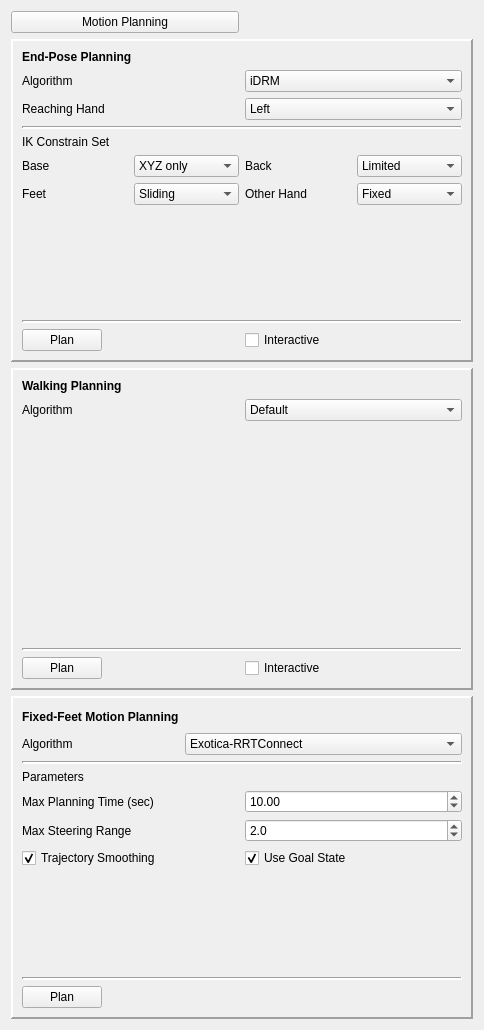
<?xml version="1.0" encoding="UTF-8"?>
<ui version="4.0">
 <class>moveFootDownButton</class>
 <widget class="QWidget" name="moveFootDownButton">
  <property name="geometry">
   <rect>
    <x>0</x>
    <y>0</y>
    <width>484</width>
    <height>1030</height>
   </rect>
  </property>
  <property name="windowTitle">
   <string>Motion Planning Panel</string>
  </property>
  <layout class="QGridLayout" name="gridLayout_7">
   <item row="4" column="0" colspan="2">
    <widget class="QFrame" name="fixFeetPlanningPanel">
     <property name="frameShape">
      <enum>QFrame::Panel</enum>
     </property>
     <property name="frameShadow">
      <enum>QFrame::Raised</enum>
     </property>
     <property name="lineWidth">
      <number>2</number>
     </property>
     <layout class="QGridLayout" name="gridLayout_5">
      <item row="0" column="0">
       <layout class="QGridLayout" name="gridLayout_3">
        <item row="1" column="0">
         <widget class="QLabel" name="label_4">
          <property name="text">
           <string>Algorithm</string>
          </property>
         </widget>
        </item>
        <item row="1" column="1">
         <widget class="QComboBox" name="mpCombo">
          <property name="currentIndex">
           <number>0</number>
          </property>
          <item>
           <property name="text">
            <string>Exotica-RRTConnect</string>
           </property>
          </item>
          <item>
           <property name="text">
            <string>Exotica-RRT</string>
           </property>
          </item>
          <item>
           <property name="text">
            <string>Exotica-pRRT</string>
           </property>
          </item>
          <item>
           <property name="text">
            <string>Exotica-LazyRRT</string>
           </property>
          </item>
          <item>
           <property name="text">
            <string>Exotica-LBTRRT</string>
           </property>
          </item>
          <item>
           <property name="text">
            <string>Exotica-RRT*</string>
           </property>
          </item>
          <item>
           <property name="text">
            <string>Exotica-KPIECE</string>
           </property>
          </item>
          <item>
           <property name="text">
            <string>Exotica-BKPIECE</string>
           </property>
          </item>
          <item>
           <property name="text">
            <string>Exotica-LBKPIECE</string>
           </property>
          </item>
          <item>
           <property name="text">
            <string>Exotica-PRM</string>
           </property>
          </item>
          <item>
           <property name="text">
            <string>Exotica-LazyPRM</string>
           </property>
          </item>
          <item>
           <property name="text">
            <string>Exotica-PRM*</string>
           </property>
          </item>
          <item>
           <property name="text">
            <string>Exotica-EST</string>
           </property>
          </item>
          <item>
           <property name="text">
            <string>Exotica-SBL</string>
           </property>
          </item>
          <item>
           <property name="text">
            <string>Exotica-PDST</string>
           </property>
          </item>
         </widget>
        </item>
        <item row="0" column="1">
         <spacer name="horizontalSpacer_6">
          <property name="orientation">
           <enum>Qt::Horizontal</enum>
          </property>
          <property name="sizeHint" stdset="0">
           <size>
            <width>40</width>
            <height>20</height>
           </size>
          </property>
         </spacer>
        </item>
        <item row="0" column="0">
         <widget class="QLabel" name="label_7">
          <property name="text">
           <string>&lt;html&gt;&lt;head/&gt;&lt;body&gt;&lt;p&gt;&lt;span style=&quot; font-weight:600;&quot;&gt;Fixed-Feet Motion Planning&lt;/span&gt;&lt;/p&gt;&lt;/body&gt;&lt;/html&gt;</string>
          </property>
         </widget>
        </item>
       </layout>
      </item>
      <item row="5" column="0">
       <layout class="QHBoxLayout" name="horizontalLayout_5">
        <item>
         <widget class="QPushButton" name="motionPlanButton">
          <property name="text">
           <string>Plan</string>
          </property>
         </widget>
        </item>
        <item>
         <spacer name="horizontalSpacer_3">
          <property name="orientation">
           <enum>Qt::Horizontal</enum>
          </property>
          <property name="sizeHint" stdset="0">
           <size>
            <width>40</width>
            <height>20</height>
           </size>
          </property>
         </spacer>
        </item>
       </layout>
      </item>
      <item row="3" column="0">
       <layout class="QGridLayout" name="gridLayout_14">
        <item row="1" column="1">
         <widget class="QDoubleSpinBox" name="maxSteerSpinBox">
          <property name="decimals">
           <number>1</number>
          </property>
          <property name="minimum">
           <double>0.100000000000000</double>
          </property>
          <property name="maximum">
           <double>10.000000000000000</double>
          </property>
          <property name="singleStep">
           <double>0.100000000000000</double>
          </property>
          <property name="value">
           <double>2.000000000000000</double>
          </property>
         </widget>
        </item>
        <item row="0" column="0">
         <widget class="QLabel" name="label_14">
          <property name="text">
           <string>Max Planning Time (sec)</string>
          </property>
         </widget>
        </item>
        <item row="2" column="0">
         <widget class="QCheckBox" name="smoothCheckBox">
          <property name="text">
           <string>Trajectory Smoothing</string>
          </property>
          <property name="checked">
           <bool>true</bool>
          </property>
          <property name="tristate">
           <bool>true</bool>
          </property>
         </widget>
        </item>
        <item row="2" column="1">
         <widget class="QCheckBox" name="useGoalCheckBox">
          <property name="text">
           <string>Use Goal State</string>
          </property>
          <property name="checked">
           <bool>true</bool>
          </property>
          <property name="tristate">
           <bool>true</bool>
          </property>
         </widget>
        </item>
        <item row="1" column="0">
         <widget class="QLabel" name="label_13">
          <property name="text">
           <string>Max Steering Range</string>
          </property>
         </widget>
        </item>
        <item row="0" column="1">
         <widget class="QDoubleSpinBox" name="maxTimeSpinBox">
          <property name="maximum">
           <double>1000.000000000000000</double>
          </property>
          <property name="value">
           <double>10.000000000000000</double>
          </property>
         </widget>
        </item>
        <item row="3" column="0">
         <spacer name="verticalSpacer_2">
          <property name="orientation">
           <enum>Qt::Vertical</enum>
          </property>
          <property name="sizeHint" stdset="0">
           <size>
            <width>20</width>
            <height>40</height>
           </size>
          </property>
         </spacer>
        </item>
        <item row="3" column="1">
         <spacer name="verticalSpacer_3">
          <property name="orientation">
           <enum>Qt::Vertical</enum>
          </property>
          <property name="sizeHint" stdset="0">
           <size>
            <width>20</width>
            <height>40</height>
           </size>
          </property>
         </spacer>
        </item>
       </layout>
      </item>
      <item row="2" column="0">
       <widget class="QLabel" name="label_12">
        <property name="text">
         <string>Parameters</string>
        </property>
       </widget>
      </item>
      <item row="1" column="0">
       <widget class="Line" name="line_2">
        <property name="lineWidth">
         <number>2</number>
        </property>
        <property name="orientation">
         <enum>Qt::Horizontal</enum>
        </property>
       </widget>
      </item>
      <item row="4" column="0">
       <widget class="Line" name="line_5">
        <property name="lineWidth">
         <number>2</number>
        </property>
        <property name="orientation">
         <enum>Qt::Horizontal</enum>
        </property>
       </widget>
      </item>
     </layout>
    </widget>
   </item>
   <item row="1" column="0" colspan="2">
    <widget class="QFrame" name="EndPosePlanningPanel">
     <property name="sizePolicy">
      <sizepolicy hsizetype="Preferred" vsizetype="Minimum">
       <horstretch>0</horstretch>
       <verstretch>0</verstretch>
      </sizepolicy>
     </property>
     <property name="whatsThis">
      <string/>
     </property>
     <property name="accessibleName">
      <string/>
     </property>
     <property name="frameShape">
      <enum>QFrame::Panel</enum>
     </property>
     <property name="frameShadow">
      <enum>QFrame::Raised</enum>
     </property>
     <property name="lineWidth">
      <number>2</number>
     </property>
     <layout class="QGridLayout" name="gridLayout_8">
      <item row="3" column="0">
       <widget class="QLabel" name="label">
        <property name="text">
         <string>IK Constrain Set</string>
        </property>
       </widget>
      </item>
      <item row="0" column="0" rowspan="2" colspan="2">
       <layout class="QGridLayout" name="gridLayout">
        <item row="1" column="0">
         <widget class="QLabel" name="label_6">
          <property name="text">
           <string>Algorithm</string>
          </property>
         </widget>
        </item>
        <item row="1" column="1">
         <widget class="QComboBox" name="fpPlannerCombo">
          <property name="contextMenuPolicy">
           <enum>Qt::DefaultContextMenu</enum>
          </property>
          <item>
           <property name="text">
            <string>iDRM</string>
           </property>
          </item>
         </widget>
        </item>
        <item row="0" column="0">
         <widget class="QLabel" name="label_2">
          <property name="text">
           <string>&lt;html&gt;&lt;head/&gt;&lt;body&gt;&lt;p&gt;&lt;span style=&quot; font-weight:600;&quot;&gt;End-Pose Planning&lt;/span&gt;&lt;/p&gt;&lt;/body&gt;&lt;/html&gt;</string>
          </property>
         </widget>
        </item>
        <item row="2" column="0">
         <widget class="QLabel" name="label_5">
          <property name="text">
           <string>Reaching Hand</string>
          </property>
         </widget>
        </item>
        <item row="2" column="1">
         <widget class="QComboBox" name="handCombo">
          <item>
           <property name="text">
            <string>Left</string>
           </property>
          </item>
          <item>
           <property name="text">
            <string>Right</string>
           </property>
          </item>
          <item>
           <property name="text">
            <string>Auto</string>
           </property>
          </item>
         </widget>
        </item>
       </layout>
      </item>
      <item row="6" column="0" colspan="2">
       <layout class="QHBoxLayout" name="horizontalLayout_4">
        <item>
         <widget class="QPushButton" name="fpButton">
          <property name="text">
           <string>Plan</string>
          </property>
         </widget>
        </item>
        <item>
         <spacer name="horizontalSpacer_4">
          <property name="orientation">
           <enum>Qt::Horizontal</enum>
          </property>
          <property name="sizeHint" stdset="0">
           <size>
            <width>40</width>
            <height>20</height>
           </size>
          </property>
         </spacer>
        </item>
        <item>
         <widget class="QCheckBox" name="fpInteractiveCheck">
          <property name="enabled">
           <bool>true</bool>
          </property>
          <property name="text">
           <string>Interactive</string>
          </property>
         </widget>
        </item>
        <item>
         <spacer name="horizontalSpacer_7">
          <property name="orientation">
           <enum>Qt::Horizontal</enum>
          </property>
          <property name="sizeHint" stdset="0">
           <size>
            <width>40</width>
            <height>20</height>
           </size>
          </property>
         </spacer>
        </item>
       </layout>
      </item>
      <item row="4" column="0" colspan="2">
       <layout class="QGridLayout" name="gridLayout_9" columnstretch="1,1,1,1" columnminimumwidth="0,0,0,0">
        <property name="sizeConstraint">
         <enum>QLayout::SetDefaultConstraint</enum>
        </property>
        <item row="0" column="0">
         <widget class="QLabel" name="label_8">
          <property name="text">
           <string>Base</string>
          </property>
         </widget>
        </item>
        <item row="0" column="2">
         <widget class="QLabel" name="label_9">
          <property name="text">
           <string>Back</string>
          </property>
         </widget>
        </item>
        <item row="0" column="1">
         <widget class="QComboBox" name="baseComboBox">
          <item>
           <property name="text">
            <string>XYZ only</string>
           </property>
          </item>
          <item>
           <property name="text">
            <string>Limited</string>
           </property>
          </item>
          <item>
           <property name="text">
            <string>Fixed</string>
           </property>
          </item>
         </widget>
        </item>
        <item row="0" column="3">
         <widget class="QComboBox" name="backComboBox">
          <item>
           <property name="text">
            <string>Limited</string>
           </property>
          </item>
          <item>
           <property name="text">
            <string>Fixed</string>
           </property>
          </item>
         </widget>
        </item>
        <item row="1" column="0">
         <widget class="QLabel" name="label_10">
          <property name="text">
           <string>Feet</string>
          </property>
         </widget>
        </item>
        <item row="1" column="1">
         <widget class="QComboBox" name="feetComboBox">
          <item>
           <property name="text">
            <string>Sliding</string>
           </property>
          </item>
          <item>
           <property name="text">
            <string>Fixed</string>
           </property>
          </item>
         </widget>
        </item>
        <item row="1" column="2">
         <widget class="QLabel" name="label_11">
          <property name="text">
           <string>Other Hand</string>
          </property>
         </widget>
        </item>
        <item row="1" column="3">
         <widget class="QComboBox" name="otherHandComboBox">
          <item>
           <property name="text">
            <string>Fixed</string>
           </property>
          </item>
          <item>
           <property name="text">
            <string>Free</string>
           </property>
          </item>
         </widget>
        </item>
        <item row="2" column="0">
         <spacer name="verticalSpacer_4">
          <property name="orientation">
           <enum>Qt::Vertical</enum>
          </property>
          <property name="sizeHint" stdset="0">
           <size>
            <width>20</width>
            <height>40</height>
           </size>
          </property>
         </spacer>
        </item>
        <item row="2" column="1">
         <spacer name="verticalSpacer_5">
          <property name="orientation">
           <enum>Qt::Vertical</enum>
          </property>
          <property name="sizeHint" stdset="0">
           <size>
            <width>20</width>
            <height>40</height>
           </size>
          </property>
         </spacer>
        </item>
        <item row="2" column="2">
         <spacer name="verticalSpacer_6">
          <property name="orientation">
           <enum>Qt::Vertical</enum>
          </property>
          <property name="sizeHint" stdset="0">
           <size>
            <width>20</width>
            <height>40</height>
           </size>
          </property>
         </spacer>
        </item>
        <item row="2" column="3">
         <spacer name="verticalSpacer_7">
          <property name="orientation">
           <enum>Qt::Vertical</enum>
          </property>
          <property name="sizeHint" stdset="0">
           <size>
            <width>20</width>
            <height>40</height>
           </size>
          </property>
         </spacer>
        </item>
       </layout>
      </item>
      <item row="2" column="0" colspan="2">
       <widget class="Line" name="line">
        <property name="lineWidth">
         <number>2</number>
        </property>
        <property name="orientation">
         <enum>Qt::Horizontal</enum>
        </property>
       </widget>
      </item>
      <item row="5" column="0" colspan="2">
       <widget class="Line" name="line_3">
        <property name="lineWidth">
         <number>2</number>
        </property>
        <property name="orientation">
         <enum>Qt::Horizontal</enum>
        </property>
       </widget>
      </item>
     </layout>
    </widget>
   </item>
   <item row="0" column="0">
    <widget class="QPushButton" name="mpModeButton">
     <property name="text">
      <string>Motion Planning</string>
     </property>
     <property name="checkable">
      <bool>true</bool>
     </property>
    </widget>
   </item>
   <item row="3" column="0" colspan="2">
    <widget class="QFrame" name="walkingPlanningPanel">
     <property name="enabled">
      <bool>true</bool>
     </property>
     <property name="sizePolicy">
      <sizepolicy hsizetype="Preferred" vsizetype="Minimum">
       <horstretch>0</horstretch>
       <verstretch>0</verstretch>
      </sizepolicy>
     </property>
     <property name="frameShape">
      <enum>QFrame::Panel</enum>
     </property>
     <property name="frameShadow">
      <enum>QFrame::Raised</enum>
     </property>
     <property name="lineWidth">
      <number>2</number>
     </property>
     <layout class="QGridLayout" name="gridLayout_4">
      <item row="0" column="0">
       <layout class="QGridLayout" name="gridLayout_2">
        <item row="0" column="0">
         <widget class="QLabel" name="label_3">
          <property name="text">
           <string>&lt;html&gt;&lt;head/&gt;&lt;body&gt;&lt;p&gt;&lt;span style=&quot; font-weight:600;&quot;&gt;Walking Planning&lt;/span&gt;&lt;/p&gt;&lt;/body&gt;&lt;/html&gt;</string>
          </property>
         </widget>
        </item>
        <item row="2" column="0">
         <spacer name="verticalSpacer">
          <property name="orientation">
           <enum>Qt::Vertical</enum>
          </property>
          <property name="sizeHint" stdset="0">
           <size>
            <width>20</width>
            <height>40</height>
           </size>
          </property>
         </spacer>
        </item>
        <item row="1" column="0">
         <widget class="QLabel" name="label_15">
          <property name="text">
           <string>Algorithm</string>
          </property>
         </widget>
        </item>
        <item row="1" column="1">
         <widget class="QComboBox" name="wpComboBox">
          <item>
           <property name="text">
            <string>Default</string>
           </property>
          </item>
         </widget>
        </item>
       </layout>
      </item>
      <item row="2" column="0">
       <layout class="QHBoxLayout" name="horizontalLayout_3">
        <item>
         <widget class="QPushButton" name="walkingPlanButton">
          <property name="text">
           <string>Plan</string>
          </property>
         </widget>
        </item>
        <item>
         <spacer name="horizontalSpacer">
          <property name="orientation">
           <enum>Qt::Horizontal</enum>
          </property>
          <property name="sizeHint" stdset="0">
           <size>
            <width>40</width>
            <height>20</height>
           </size>
          </property>
         </spacer>
        </item>
        <item>
         <widget class="QCheckBox" name="walkInteractiveCheck">
          <property name="text">
           <string>Interactive</string>
          </property>
         </widget>
        </item>
        <item>
         <spacer name="horizontalSpacer_2">
          <property name="orientation">
           <enum>Qt::Horizontal</enum>
          </property>
          <property name="sizeHint" stdset="0">
           <size>
            <width>40</width>
            <height>20</height>
           </size>
          </property>
         </spacer>
        </item>
       </layout>
      </item>
      <item row="1" column="0">
       <widget class="Line" name="line_4">
        <property name="lineWidth">
         <number>2</number>
        </property>
        <property name="orientation">
         <enum>Qt::Horizontal</enum>
        </property>
       </widget>
      </item>
     </layout>
    </widget>
   </item>
  </layout>
 </widget>
 <resources/>
 <connections/>
</ui>
